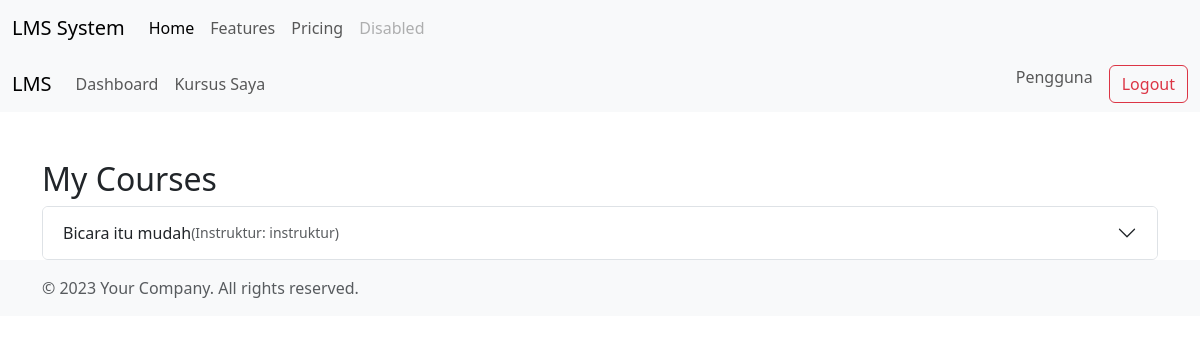
Page /student/my_courses.php (signed in) on the earlier database version.
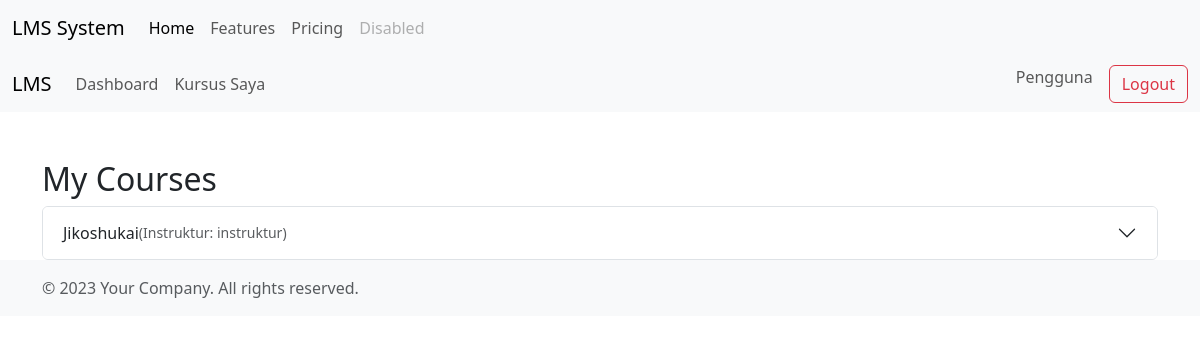
Same page on the later database version.
### tables this page shows
CREATE TABLE `courses` (
  `id` int(11) NOT NULL,
  `title` varchar(255) NOT NULL,
  `description` text DEFAULT NULL,
  `instructor_id` int(11) DEFAULT NULL,
  `cover_image` varchar(255) DEFAULT NULL
);

CREATE TABLE `users` (
  `id` int(11) NOT NULL,
  `username` varchar(50) NOT NULL,
  `password` varchar(255) NOT NULL,
  `role` enum('admin','instructor','student') NOT NULL,
  `email` varchar(100) NOT NULL,
  `phone` varchar(20) DEFAULT NULL,
  `is_blocked` tinyint(1) DEFAULT 0,
  `created_at` timestamp NOT NULL DEFAULT current_timestamp()
);

### student/my_courses.php (the view, shortened to what this page needs)
<?php
require_once '../includes/db_connect.php';
$student_id = $_SESSION['user_id'];
$sql_enrolled_courses = "
    SELECT courses.*, users.username as instructor_name
    FROM courses
    JOIN enrollments ON courses.id = enrollments.course_id
    JOIN users ON courses.instructor_id = users.id
    WHERE enrollments.student_id = ?
";
$stmt = $conn->prepare($sql_enrolled_courses);
$stmt->bind_param("i", $student_id);
$stmt->execute();
$enrolled_courses = $stmt->get_result();
?>
<!DOCTYPE html>
<html lang="id">
<head>
    <?php include '../includes/header.php'; ?>
    <link rel="stylesheet" href="https://cdn.jsdelivr.net/npm/bootstrap-icons@1.10.5/font/bootstrap-icons.css">
</head>
<body>
    <?php include '../includes/navbar.php'; ?>
    <div class="container mt-5">
        <h2>My Courses</h2>
        <?php if($enrolled_courses->num_rows > 0): ?>
            <div class="accordion" id="myCoursesAccordion">
                <?php while($course = $enrolled_courses->fetch_assoc()): ?>
                    <div class="accordion-item">
                        <h2 class="accordion-header" id="heading<?= $course['id'] ?>">
                            <button class="accordion-button collapsed" type="button" data-bs-toggle="collapse" data-bs-target="#collapse<?= $course['id'] ?>" aria-expanded="false" aria-controls="collapse<?= $course['id'] ?>">
                                <?= htmlspecialchars($course['title']) ?> <small class="text-muted">(Instruktur: <?= htmlspecialchars($course['instructor_name']) ?>)</small>
                            </button>
                        </h2>
                    </div>
                <?php endwhile; ?>
            </div>
        <?php else: ?>
            <p class="mt-3">Anda belum mendaftar ke kursus apapun.</p>
        <?php endif; ?>
    </div>
    <?php include '../includes/footer.php'; ?>
</body>
</html>

### includes/header.php (shortened to what this page needs)
<!DOCTYPE html>
<html lang="id">
<head>
    <link href="https://cdn.jsdelivr.net/npm/bootstrap@5.3.0/dist/css/bootstrap.min.css" rel="stylesheet">
    <link rel="stylesheet" href="/assets/css/styles.css">
</head>
<body>
    <nav class="navbar navbar-expand-lg navbar-light bg-light">
        <div class="container-fluid">
            <a class="navbar-brand" href="#">LMS System</a>
            <div class="collapse navbar-collapse" id="navbarNav">
                <ul class="navbar-nav">
                    <li class="nav-item">
                        <a class="nav-link active" aria-current="page" href="#">Home</a>
                    </li>
                    <li class="nav-item">
                        <a class="nav-link" href="#">Features</a>
                    </li>
                    <li class="nav-item">
                        <a class="nav-link" href="#">Pricing</a>
                    </li>
                    <li class="nav-item">
                        <a class="nav-link disabled" href="#" tabindex="-1" aria-disabled="true">Disabled</a>
                    </li>
                </ul>
            </div>
        </div>
    </nav>

### includes/navbar.php (shortened to what this page needs)
<nav class="navbar navbar-expand-lg navbar-light bg-light">
    <div class="container-fluid">
        <a class="navbar-brand" href="/index.php">LMS</a>
        <div class="collapse navbar-collapse" id="navbarSupportedContent">
            <?php if(isset($_SESSION['user_id'])): ?>
                <?php if($_SESSION['role'] == 'admin'): ?>
                    <ul class="navbar-nav me-auto mb-2 mb-lg-0"></ul>
                        <li class="nav-item">
                            <a class="nav-link" href="../admin/dashboard.php">Dashboard</a>
                        </li>
                        <li class="nav-item">
                            <a class="nav-link" href="../admin/manage_users.php">Kelola Pengguna</a>
                        </li>
                        <li class="nav-item">
                            <a class="nav-link" href="../admin/manage_courses.php">Kelola Kursus</a>
                        </li>
                    </ul>
                <?php elseif($_SESSION['role'] == 'student'): ?>
                    <ul class="navbar-nav me-auto mb-2 mb-lg-0">
                        <li class="nav-item">
                            <a class="nav-link" href="../student/dashboard.php">Dashboard</a>
                        </li>
                        <li class="nav-item">
                            <a class="nav-link" href="../student/my_courses.php">Kursus Saya</a>
                        </li>
                    </ul>
                <?php endif; ?>
            <?php endif; ?>
            <ul class="navbar-nav ms-auto mb-2 mb-lg-0">
                <?php if(isset($_SESSION['user_id'])): ?>
                    <?php
                        $username = $_SESSION['username'] ?? 'Pengguna';
                    ?>
                    <li class="nav-item">
                        <span class="navbar-text me-3">
                            <?php echo htmlspecialchars($username); ?>
                        </span>
                    </li>
                    <li class="nav-item">
                        <a class="btn btn-outline-danger" href="../logout.php">Logout</a>
                    </li>
                <?php endif; ?>
            </ul>
        </div>
    </div>
</nav>

### includes/footer.php (shortened to what this page needs)
    <footer class="footer mt-auto py-3 bg-light">
        <div class="container">
            <span class="text-muted">© 2023 Your Company. All rights reserved.</span>
        </div>
    </footer>
</body>
</html>

Differences in the rows shown:
removed courses: title "Bicara itu mudah", instructor.username "instruktur"
added courses: title "Jikoshukai", instructor.username "instruktur"
